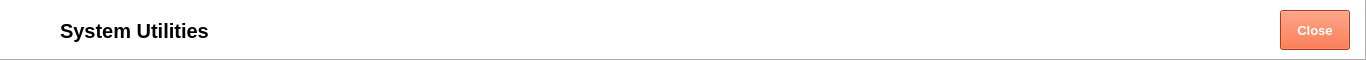
  <widget class="QFrame" name="frame">
   <property name="geometry">
    <rect>
     <x>0</x>
     <y>0</y>
     <width>1366</width>
     <height>60</height>
    </rect>
   </property>
   <property name="autoFillBackground">
    <bool>false</bool>
   </property>
   <property name="styleSheet">
    <string notr="true">background-color: rgb(255, 255, 255);</string>
   </property>
   <property name="frameShape">
    <enum>QFrame::Panel</enum>
   </property>
   <property name="frameShadow">
    <enum>QFrame::Raised</enum>
   </property>
   <widget class="QLabel" name="label">
    <property name="geometry">
     <rect>
      <x>10</x>
      <y>10</y>
      <width>38</width>
      <height>32</height>
     </rect>
    </property>
    <property name="text">
     <string/>
    </property>
    <property name="pixmap">
     <pixmap>../../Documents/GitHub/python-pos/img/Utilities.png</pixmap>
    </property>
    <property name="scaledContents">
     <bool>true</bool>
    </property>
   </widget>
   <widget class="QLabel" name="label_2">
    <property name="geometry">
     <rect>
      <x>60</x>
      <y>10</y>
      <width>171</width>
      <height>41</height>
     </rect>
    </property>
    <property name="font">
     <font>
      <family>Segoe UI</family>
      <pointsize>15</pointsize>
      <weight>75</weight>
      <bold>true</bold>
     </font>
    </property>
    <property name="text">
     <string>System Utilities</string>
    </property>
    <property name="textFormat">
     <enum>Qt::PlainText</enum>
    </property>
   </widget>
   <widget class="QPushButton" name="pushButtonClose">
    <property name="geometry">
     <rect>
      <x>1280</x>
      <y>10</y>
      <width>70</width>
      <height>40</height>
     </rect>
    </property>
    <property name="font">
     <font>
      <family>Segoe UI</family>
      <pointsize>10</pointsize>
      <weight>75</weight>
      <bold>true</bold>
     </font>
    </property>
    <property name="styleSheet">
     <string notr="true">background-color: rgb(243, 79, 28);
color: rgb(255, 255, 255);</string>
    </property>
    <property name="text">
     <string>Close</string>
    </property>
    <property name="flat">
     <bool>false</bool>
    </property>
   </widget>
  </widget>
